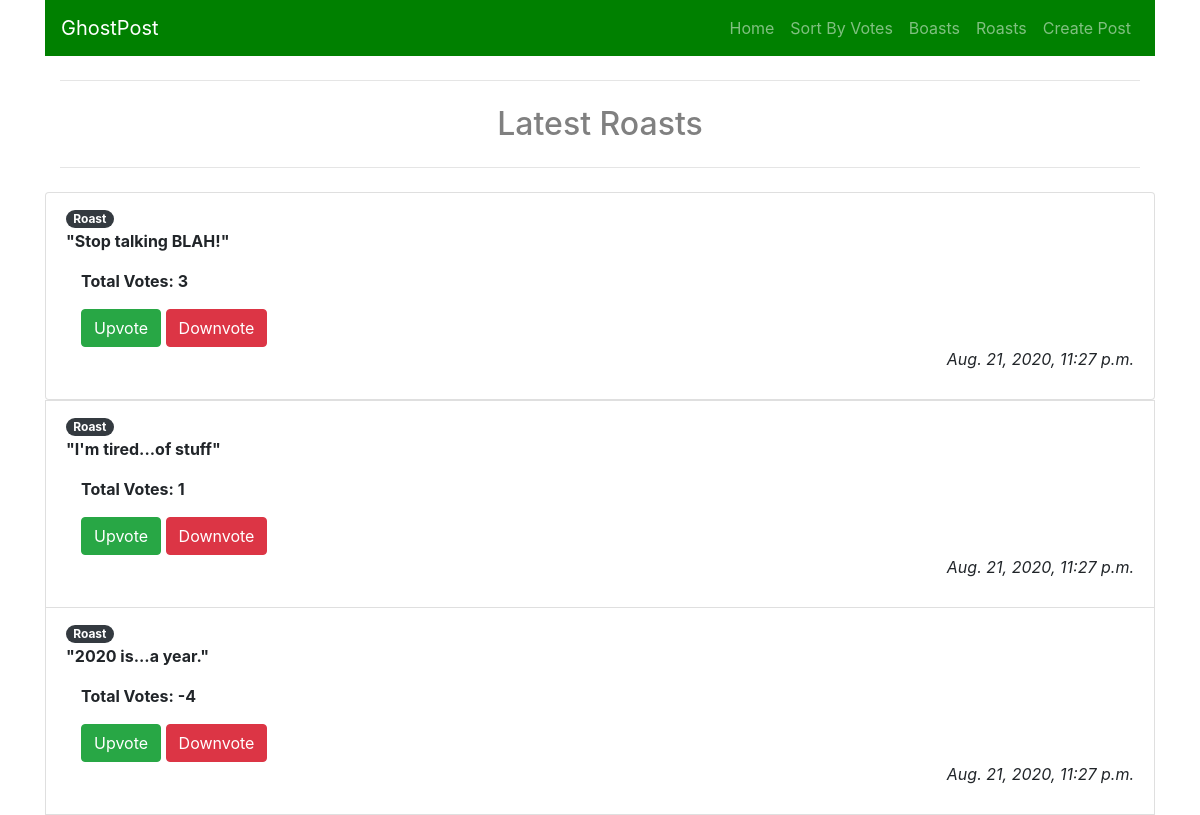
The app's page /roasts/ with its own data.
### ghostapp/models.py (models this page shows, shortened)
class GhostPost(models.Model):
    is_boast = models.BooleanField(default=True)
    post = models.CharField(max_length=280)
    upvote = models.IntegerField(default=0)
    downvote = models.IntegerField(default=0)
    time_submitted = models.DateTimeField(default=timezone.now)
    sec_key = models.CharField(max_length=6)
    def total_score(self):
        return self.upvote - self.downvote

### ghostapp/views.py (the view)
# urls.py: path('roasts/', v.roasts_view, name="roasts"),
def roasts_view(request):
    all_roasts = GhostPost.objects.filter(
        is_boast=False).order_by('-time_submitted')
    return render(request, 'roasts.html', {'roasts': all_roasts})

### templates/roasts.html (shortened to what this page needs)
{% extends 'base.html' %}
{% block content %}
<div class="container">
  <hr class="my-4" />
  <h2 style="text-align: center; color: grey;">Latest Roasts</h2>
  <hr class="my-4" />
</div>
<div class="list-group">
  <ul class="list-group">
    {% for roast in roasts %}
    <li class="list-group-item">
        {% if roast.is_boast %}
        <span class="badge badge-pill badge-dark">Boast</span>
        {% else %}
        <span class="badge badge-pill badge-dark">Roast</span>
        {% endif %}
        <p style="font-weight: bold; align-items: end;">"{{ roast.post }}"</p>
        <div class="container">
          <p style="font-weight: bold">Total Votes: {{ roast.total_score }}</p>
          <a href='/upvote/{{ roast.id }}'><button type="button" class="btn btn-success">Upvote</button></a>
          <a href='/downvote/{{ roast.id }}'><button type="button" class="btn btn-danger">Downvote</button></a>
        </div>
        <p style="font-style: italic; text-align: right">{{ roast.time_submitted }}</div>
    </li>
    {% endfor %}
{% endblock  %}

### records on screen
GhostPost: is_boast "Roast", post "Stop talking BLAH!", total_score "3", time_submitted "Aug. 21, 2020, 11:27 p.m."
GhostPost: is_boast "Roast", post "I'm tired...of stuff", total_score "1", time_submitted "Aug. 21, 2020, 11:27 p.m."
GhostPost: is_boast "Roast", post "2020 is...a year.", total_score "-4", time_submitted "Aug. 21, 2020, 11:27 p.m."
